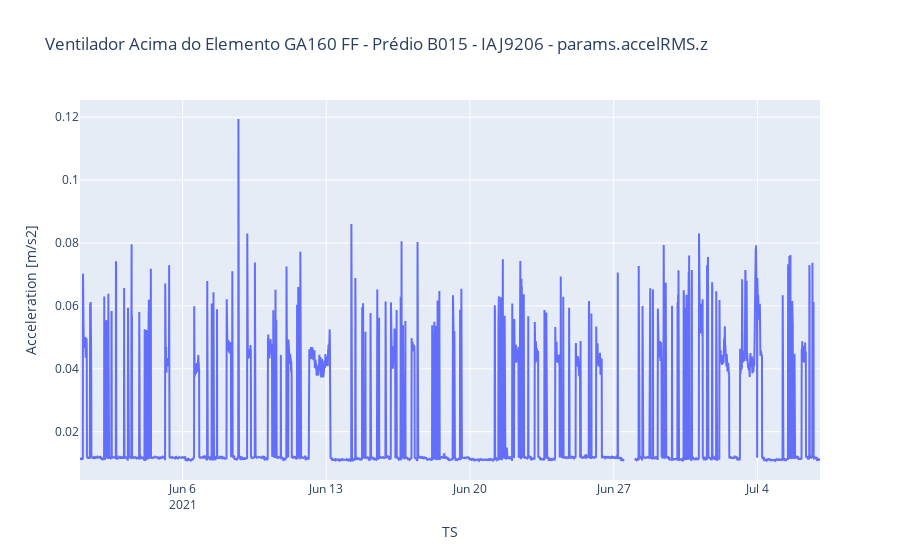

Notebook cell for this chart:
### Code cell
fig = go.Figure()    
fig.add_trace(go.Scatter(x=df.index, 
                         y=df[column], 
                         mode='lines',
                         )),

fig.update_layout(
    title= f'{asset} - {sensor} - {column}',
    xaxis_title='TS',
    yaxis_title='Acceleration [m/s2]')

### Figure 1 — Plotly figure (JSON) as saved in the notebook; plotly's stock layout.template omitted (floating-point values rounded to 4 significant figures; data arrays with more than 128 entries replaced by an {"elided": "..."} marker saying what was removed)
{"data": [{"mode": "lines", "type": "scatter", "x": {"elided": "3986 str values"}, "y": {"elided": "3986 float values"}}], "layout": {"title": {"text": "Ventilador Acima do Elemento GA160 FF - Prédio B015 - IAJ9206 - params.accelRMS.z"}, "xaxis": {"title": {"text": "TS"}}, "yaxis": {"title": {"text": "Acceleration [m/s2]"}}}}
